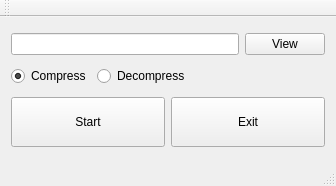
<?xml version="1.0" encoding="UTF-8"?>
<ui version="4.0">
 <class>MainWindow</class>
 <widget class="QMainWindow" name="MainWindow">
  <property name="geometry">
   <rect>
    <x>0</x>
    <y>0</y>
    <width>336</width>
    <height>186</height>
   </rect>
  </property>
  <property name="windowTitle">
   <string>MainWindow</string>
  </property>
  <widget class="QWidget" name="centralWidget">
   <layout class="QVBoxLayout" name="verticalLayout">
    <item>
     <layout class="QHBoxLayout" name="horizontalLayout">
      <item>
       <widget class="QLineEdit" name="lineEdit">
        <property name="readOnly">
         <bool>true</bool>
        </property>
       </widget>
      </item>
      <item>
       <widget class="QPushButton" name="viewPushButton">
        <property name="text">
         <string>View</string>
        </property>
       </widget>
      </item>
     </layout>
    </item>
    <item>
     <layout class="QHBoxLayout" name="horizontalLayout_3">
      <item>
       <widget class="QRadioButton" name="compressRadioButton">
        <property name="text">
         <string>Compress</string>
        </property>
        <property name="checked">
         <bool>true</bool>
        </property>
       </widget>
      </item>
      <item>
       <widget class="QRadioButton" name="decompressRadioButton">
        <property name="text">
         <string>Decompress</string>
        </property>
       </widget>
      </item>
      <item>
       <spacer name="horizontalSpacer">
        <property name="orientation">
         <enum>Qt::Horizontal</enum>
        </property>
        <property name="sizeHint" stdset="0">
         <size>
          <width>40</width>
          <height>20</height>
         </size>
        </property>
       </spacer>
      </item>
     </layout>
    </item>
    <item>
     <layout class="QHBoxLayout" name="horizontalLayout_2">
      <item>
       <widget class="QPushButton" name="startPushButton">
        <property name="sizePolicy">
         <sizepolicy hsizetype="Minimum" vsizetype="Fixed">
          <horstretch>0</horstretch>
          <verstretch>0</verstretch>
         </sizepolicy>
        </property>
        <property name="minimumSize">
         <size>
          <width>0</width>
          <height>50</height>
         </size>
        </property>
        <property name="text">
         <string>Start</string>
        </property>
       </widget>
      </item>
      <item>
       <widget class="QPushButton" name="exitPushButton">
        <property name="sizePolicy">
         <sizepolicy hsizetype="Minimum" vsizetype="Fixed">
          <horstretch>0</horstretch>
          <verstretch>0</verstretch>
         </sizepolicy>
        </property>
        <property name="minimumSize">
         <size>
          <width>0</width>
          <height>50</height>
         </size>
        </property>
        <property name="text">
         <string>Exit</string>
        </property>
       </widget>
      </item>
     </layout>
    </item>
   </layout>
  </widget>
  <widget class="QMenuBar" name="menuBar">
   <property name="geometry">
    <rect>
     <x>0</x>
     <y>0</y>
     <width>336</width>
     <height>20</height>
    </rect>
   </property>
  </widget>
  <widget class="QToolBar" name="mainToolBar">
   <attribute name="toolBarArea">
    <enum>TopToolBarArea</enum>
   </attribute>
   <attribute name="toolBarBreak">
    <bool>false</bool>
   </attribute>
  </widget>
  <widget class="QStatusBar" name="statusBar"/>
 </widget>
 <layoutdefault spacing="6" margin="11"/>
 <resources/>
 <connections/>
</ui>
